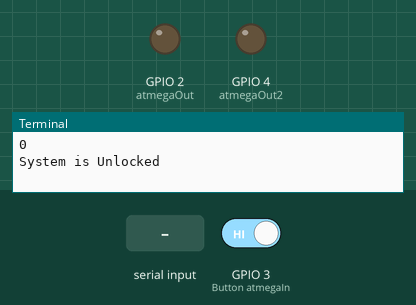
Bench run of a program on a simulated Raspberry Pi (BCM pin numbers). Parts: output pins drawn as LEDs (lit = HIGH), the last lines printed to the terminal. The inputs (shaded band) are chosen by the test bench; at power-on: GPIO 3 (Button atmegaIn) HIGH.

Above: at 1.2 s.
1.3 s: "2" typed at the terminal, then Enter
At 1.7 s:
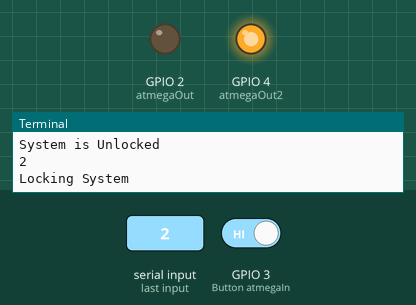
3.3 s: GPIO 3 (Button atmegaIn) driven LOW
6.3 s: "1" typed at the terminal, then Enter
At 7.2 s:
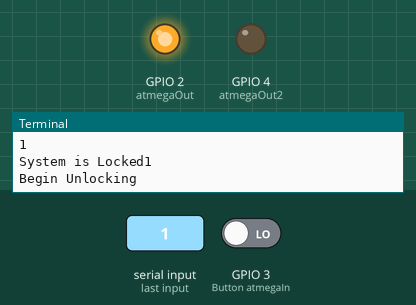
Timing chart, 0 to 9.3 s (numbered marks = the images above; inputs shaded):
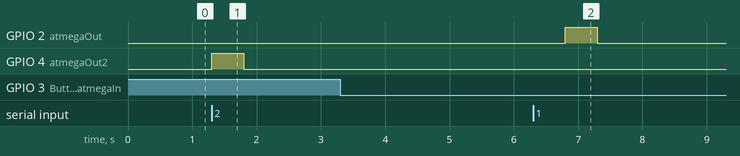

Measured:
- after the input at 1.3 s, GPIO 4 (atmegaOut2): LOW → HIGH at once, → LOW 0.50 s later
- after the input at 3.3 s, every drawn part: stays the same
- after the input at 6.3 s, GPIO 2 (atmegaOut): LOW → HIGH after 0.50 s, → LOW 0.50 s later

The program:

rasp2atmega-V1.py
```python
from gpiozero import LED, Button
import time


atmegaOut = LED(2)
atmegaOut2 = LED(4)
atmegaIn  = Button(3)
while 1 == 1:
	print (atmegaIn.value)
	if atmegaIn.value == 1:
		val = input("System is Locked")
		if(val == "1"):
			atmegaOut.on()
			print("Begin Unlocking")
		#elif(val == "2"):
			#atmegaOut2.on()
			#print("output low")
	else:
		val = input("System is Unlocked")
		if(val == "2"):
			atmegaOut2.on()
			print("Locking System")
	time.sleep(.5)
	atmegaOut.off()
	atmegaOut2.off()
	time.sleep(5)
```
